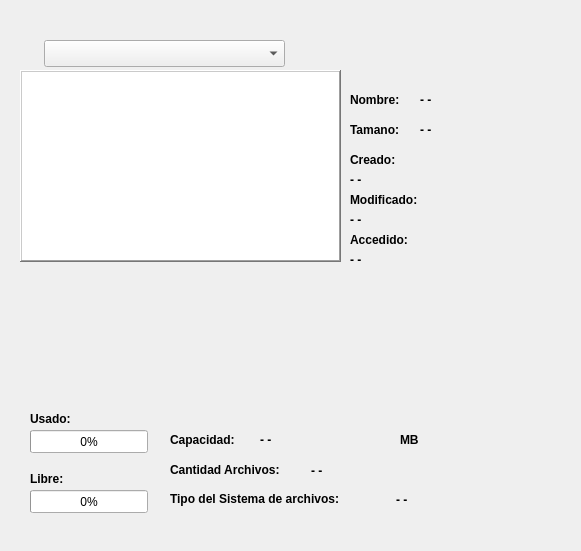
   <widget class="QFrame" name="framePanel">
    <property name="geometry">
     <rect>
      <x>320</x>
      <y>100</y>
      <width>581</width>
      <height>551</height>
     </rect>
    </property>
    <property name="autoFillBackground">
     <bool>false</bool>
    </property>
    <property name="styleSheet">
     <string notr="true">border-image: url(:/new/prefix1/Resources/MenusDerecho.png) 0 0 0 2 stretch stretch;</string>
    </property>
    <property name="frameShape">
     <enum>QFrame::NoFrame</enum>
    </property>
    <property name="frameShadow">
     <enum>QFrame::Raised</enum>
    </property>
    <widget class="QPushButton" name="btnInsertar">
     <property name="geometry">
      <rect>
       <x>220</x>
       <y>290</y>
       <width>54</width>
       <height>61</height>
      </rect>
     </property>
     <property name="styleSheet">
      <string notr="true">border-image: url(:/new/prefix1/Resources/MenusDerddecho.png);</string>
     </property>
     <property name="text">
      <string/>
     </property>
     <property name="icon">
      <iconset resource="Resources.qrc">
       <normaloff>:/new/prefix1/Resources/Files.png</normaloff>:/new/prefix1/Resources/Files.png</iconset>
     </property>
     <property name="iconSize">
      <size>
       <width>69</width>
       <height>54</height>
      </size>
     </property>
     <property name="flat">
      <bool>true</bool>
     </property>
    </widget>
    <widget class="QPushButton" name="btnEliminar">
     <property name="geometry">
      <rect>
       <x>300</x>
       <y>290</y>
       <width>54</width>
       <height>61</height>
      </rect>
     </property>
     <property name="styleSheet">
      <string notr="true">border-image: url(:/new/prefix1/Resources/MenusDerddecho.png);</string>
     </property>
     <property name="text">
      <string/>
     </property>
     <property name="icon">
      <iconset resource="Resources.qrc">
       <normaloff>:/new/prefix1/Resources/Eliminar.png</normaloff>:/new/prefix1/Resources/Eliminar.png</iconset>
     </property>
     <property name="iconSize">
      <size>
       <width>69</width>
       <height>54</height>
      </size>
     </property>
     <property name="flat">
      <bool>true</bool>
     </property>
    </widget>
    <widget class="QProgressBar" name="prOcupado">
     <property name="geometry">
      <rect>
       <x>30</x>
       <y>430</y>
       <width>118</width>
       <height>23</height>
      </rect>
     </property>
     <property name="value">
      <number>0</number>
     </property>
    </widget>
    <widget class="QProgressBar" name="prLibre">
     <property name="geometry">
      <rect>
       <x>30</x>
       <y>490</y>
       <width>118</width>
       <height>23</height>
      </rect>
     </property>
     <property name="value">
      <number>0</number>
     </property>
    </widget>
    <widget class="QLabel" name="lbUsado">
     <property name="geometry">
      <rect>
       <x>30</x>
       <y>410</y>
       <width>67</width>
       <height>17</height>
      </rect>
     </property>
     <property name="font">
      <font>
       <weight>75</weight>
       <bold>true</bold>
      </font>
     </property>
     <property name="styleSheet">
      <string notr="true">border-image: url(:/new/prefix1/Resources/MenusExploddrar.png);</string>
     </property>
     <property name="text">
      <string>Usado:</string>
     </property>
    </widget>
    <widget class="QLabel" name="lbLibre">
     <property name="geometry">
      <rect>
       <x>30</x>
       <y>470</y>
       <width>67</width>
       <height>17</height>
      </rect>
     </property>
     <property name="font">
      <font>
       <weight>75</weight>
       <bold>true</bold>
      </font>
     </property>
     <property name="styleSheet">
      <string notr="true">border-image: url(:/new/prefix1/Resources/MenusExploddrar.png);</string>
     </property>
     <property name="text">
      <string>Libre:</string>
     </property>
    </widget>
    <widget class="QLabel" name="lbCapacidad">
     <property name="geometry">
      <rect>
       <x>170</x>
       <y>430</y>
       <width>91</width>
       <height>20</height>
      </rect>
     </property>
     <property name="font">
      <font>
       <weight>75</weight>
       <bold>true</bold>
      </font>
     </property>
     <property name="styleSheet">
      <string notr="true">border-image: url(:/new/prefix1/Resources/MenusExploddrar.png);</string>
     </property>
     <property name="text">
      <string>Capacidad:</string>
     </property>
    </widget>
    <widget class="QLabel" name="lbInfSize">
     <property name="geometry">
      <rect>
       <x>260</x>
       <y>431</y>
       <width>131</width>
       <height>17</height>
      </rect>
     </property>
     <property name="font">
      <font>
       <weight>75</weight>
       <bold>true</bold>
      </font>
     </property>
     <property name="styleSheet">
      <string notr="true">border-image: url(:/new/prefix1/Resources/MenusExploddrar.png);</string>
     </property>
     <property name="text">
      <string>- -</string>
     </property>
    </widget>
    <widget class="QLabel" name="lbCantFile">
     <property name="geometry">
      <rect>
       <x>170</x>
       <y>460</y>
       <width>141</width>
       <height>20</height>
      </rect>
     </property>
     <property name="font">
      <font>
       <weight>75</weight>
       <bold>true</bold>
      </font>
     </property>
     <property name="styleSheet">
      <string notr="true">border-image: url(:/new/prefix1/Resources/MenusExploddrar.png);</string>
     </property>
     <property name="text">
      <string>Cantidad Archivos:</string>
     </property>
    </widget>
    <widget class="QLabel" name="lbInfCantFile">
     <property name="geometry">
      <rect>
       <x>311</x>
       <y>462</y>
       <width>67</width>
       <height>17</height>
      </rect>
     </property>
     <property name="font">
      <font>
       <weight>75</weight>
       <bold>true</bold>
      </font>
     </property>
     <property name="styleSheet">
      <string notr="true">border-image: url(:/new/prefix1/Resources/MenusExploddrar.png);</string>
     </property>
     <property name="text">
      <string>- -</string>
     </property>
    </widget>
    <widget class="QLabel" name="lbType">
     <property name="geometry">
      <rect>
       <x>170</x>
       <y>490</y>
       <width>211</width>
       <height>17</height>
      </rect>
     </property>
     <property name="font">
      <font>
       <weight>75</weight>
       <bold>true</bold>
      </font>
     </property>
     <property name="styleSheet">
      <string notr="true">border-image: url(:/new/prefix1/Resources/MenusExploddrar.png);</string>
     </property>
     <property name="text">
      <string>Tipo del Sistema de archivos:</string>
     </property>
    </widget>
    <widget class="QLabel" name="lbInfType">
     <property name="geometry">
      <rect>
       <x>396</x>
       <y>490</y>
       <width>51</width>
       <height>20</height>
      </rect>
     </property>
     <property name="font">
      <font>
       <weight>75</weight>
       <bold>true</bold>
      </font>
     </property>
     <property name="styleSheet">
      <string notr="true">border-image: url(:/new/prefix1/Resources/MenusExploddrar.png);</string>
     </property>
     <property name="text">
      <string>- -</string>
     </property>
    </widget>
    <widget class="QLabel" name="lbMB_2">
     <property name="geometry">
      <rect>
       <x>400</x>
       <y>430</y>
       <width>31</width>
       <height>20</height>
      </rect>
     </property>
     <property name="font">
      <font>
       <weight>75</weight>
       <bold>true</bold>
      </font>
     </property>
     <property name="styleSheet">
      <string notr="true">border-image: url(:/new/prefix1/Resources/MenusExploddrar.png);</string>
     </property>
     <property name="text">
      <string>MB</string>
     </property>
    </widget>
    <widget class="QLabel" name="lbNameFile">
     <property name="geometry">
      <rect>
       <x>350</x>
       <y>90</y>
       <width>91</width>
       <height>20</height>
      </rect>
     </property>
     <property name="font">
      <font>
       <weight>75</weight>
       <bold>true</bold>
      </font>
     </property>
     <property name="styleSheet">
      <string notr="true">border-image: url(:/new/prefix1/Resources/MenusExploddrar.png);</string>
     </property>
     <property name="text">
      <string>Nombre:</string>
     </property>
    </widget>
    <widget class="QLabel" name="lnbTanFIle">
     <property name="geometry">
      <rect>
       <x>350</x>
       <y>120</y>
       <width>91</width>
       <height>20</height>
      </rect>
     </property>
     <property name="font">
      <font>
       <weight>75</weight>
       <bold>true</bold>
      </font>
     </property>
     <property name="styleSheet">
      <string notr="true">border-image: url(:/new/prefix1/Resources/MenusExploddrar.png);</string>
     </property>
     <property name="text">
      <string>Tamano:</string>
     </property>
    </widget>
    <widget class="QLabel" name="lbEditFIle">
     <property name="geometry">
      <rect>
       <x>350</x>
       <y>190</y>
       <width>91</width>
       <height>20</height>
      </rect>
     </property>
     <property name="font">
      <font>
       <weight>75</weight>
       <bold>true</bold>
      </font>
     </property>
     <property name="styleSheet">
      <string notr="true">border-image: url(:/new/prefix1/Resources/MenusExploddrar.png);</string>
     </property>
     <property name="text">
      <string>Modificado:</string>
     </property>
    </widget>
    <widget class="QLabel" name="lbAccessFIle">
     <property name="geometry">
      <rect>
       <x>350</x>
       <y>230</y>
       <width>91</width>
       <height>20</height>
      </rect>
     </property>
     <property name="font">
      <font>
       <weight>75</weight>
       <bold>true</bold>
      </font>
     </property>
     <property name="styleSheet">
      <string notr="true">border-image: url(:/new/prefix1/Resources/MenusExploddrar.png);</string>
     </property>
     <property name="text">
      <string>Accedido:</string>
     </property>
    </widget>
    <widget class="QLabel" name="lbInfAName">
     <property name="geometry">
      <rect>
       <x>420</x>
       <y>90</y>
       <width>141</width>
       <height>20</height>
      </rect>
     </property>
     <property name="font">
      <font>
       <weight>75</weight>
       <bold>true</bold>
      </font>
     </property>
     <property name="styleSheet">
      <string notr="true">border-image: url(:/new/prefix1/Resources/MenusExploddrar.png);</string>
     </property>
     <property name="text">
      <string>- -</string>
     </property>
    </widget>
    <widget class="QLabel" name="lbInfASize">
     <property name="geometry">
      <rect>
       <x>420</x>
       <y>120</y>
       <width>71</width>
       <height>20</height>
      </rect>
     </property>
     <property name="font">
      <font>
       <weight>75</weight>
       <bold>true</bold>
      </font>
     </property>
     <property name="styleSheet">
      <string notr="true">border-image: url(:/new/prefix1/Resources/MenusExploddrar.png);</string>
     </property>
     <property name="text">
      <string>- -</string>
     </property>
    </widget>
    <widget class="QLabel" name="lbInfAEdit">
     <property name="geometry">
      <rect>
       <x>350</x>
       <y>210</y>
       <width>271</width>
       <height>20</height>
      </rect>
     </property>
     <property name="font">
      <font>
       <weight>75</weight>
       <bold>true</bold>
      </font>
     </property>
     <property name="styleSheet">
      <string notr="true">border-image: url(:/new/prefix1/Resources/MenusExploddrar.png);</string>
     </property>
     <property name="text">
      <string>- -</string>
     </property>
    </widget>
    <widget class="QLabel" name="lbInfAAccess">
     <property name="geometry">
      <rect>
       <x>350</x>
       <y>250</y>
       <width>271</width>
       <height>20</height>
      </rect>
     </property>
     <property name="font">
      <font>
       <weight>75</weight>
       <bold>true</bold>
      </font>
     </property>
     <property name="styleSheet">
      <string notr="true">border-image: url(:/new/prefix1/Resources/MenusExploddrar.png);</string>
     </property>
     <property name="text">
      <string>- -</string>
     </property>
    </widget>
    <widget class="QComboBox" name="cbExPartition">
     <property name="geometry">
      <rect>
       <x>44</x>
       <y>40</y>
       <width>241</width>
       <height>27</height>
      </rect>
     </property>
     <property name="styleSheet">
      <string notr="true">border-image: url(:/new/prefix1/Resources/MenusExplrrorar.png);</string>
     </property>
    </widget>
    <widget class="QListWidget" name="lwFiles">
     <property name="geometry">
      <rect>
       <x>20</x>
       <y>70</y>
       <width>321</width>
       <height>192</height>
      </rect>
     </property>
     <property name="styleSheet">
      <string notr="true">border-image: url(:/new/prefix1/Resources/MenusDejjrecho.png);</string>
     </property>
     <property name="frameShape">
      <enum>QFrame::WinPanel</enum>
     </property>
     <property name="frameShadow">
      <enum>QFrame::Raised</enum>
     </property>
    </widget>
    <widget class="QLabel" name="lbcreatedFIle">
     <property name="geometry">
      <rect>
       <x>350</x>
       <y>150</y>
       <width>91</width>
       <height>20</height>
      </rect>
     </property>
     <property name="font">
      <font>
       <weight>75</weight>
       <bold>true</bold>
      </font>
     </property>
     <property name="styleSheet">
      <string notr="true">border-image: url(:/new/prefix1/Resources/MenusExploddrar.png);</string>
     </property>
     <property name="text">
      <string>Creado:</string>
     </property>
    </widget>
    <widget class="QLabel" name="lbInfCreated">
     <property name="geometry">
      <rect>
       <x>350</x>
       <y>170</y>
       <width>271</width>
       <height>20</height>
      </rect>
     </property>
     <property name="font">
      <font>
       <weight>75</weight>
       <bold>true</bold>
      </font>
     </property>
     <property name="styleSheet">
      <string notr="true">border-image: url(:/new/prefix1/Resources/MenusExploddrar.png);</string>
     </property>
     <property name="text">
      <string>- -</string>
     </property>
    </widget>
    <widget class="QPushButton" name="btnACarpet">
     <property name="geometry">
      <rect>
       <x>40</x>
       <y>290</y>
       <width>54</width>
       <height>61</height>
      </rect>
     </property>
     <property name="toolTip">
      <string/>
     </property>
     <property name="toolTipDuration">
      <number>-1</number>
     </property>
     <property name="whatsThis">
      <string/>
     </property>
     <property name="styleSheet">
      <string notr="true">border-image: url(:/new/prefix1/Resources/MenusDerddecho.png);</string>
     </property>
     <property name="text">
      <string/>
     </property>
     <property name="icon">
      <iconset resource="Resources.qrc">
       <normaloff>:/new/prefix1/Resources/createDir.png</normaloff>:/new/prefix1/Resources/createDir.png</iconset>
     </property>
     <property name="iconSize">
      <size>
       <width>69</width>
       <height>54</height>
      </size>
     </property>
     <property name="flat">
      <bool>true</bool>
     </property>
    </widget>
    <widget class="QPushButton" name="btnExtraer">
     <property name="geometry">
      <rect>
       <x>130</x>
       <y>290</y>
       <width>54</width>
       <height>61</height>
      </rect>
     </property>
     <property name="styleSheet">
      <string notr="true">border-image: url(:/new/prefix1/Resources/MenusDerddecho.png);</string>
     </property>
     <property name="text">
      <string/>
     </property>
     <property name="icon">
      <iconset resource="Resources.qrc">
       <normaloff>:/new/prefix1/Resources/extraer.png</normaloff>:/new/prefix1/Resources/extraer.png</iconset>
     </property>
     <property name="iconSize">
      <size>
       <width>69</width>
       <height>54</height>
      </size>
     </property>
     <property name="flat">
      <bool>true</bool>
     </property>
    </widget>
   </widget>
